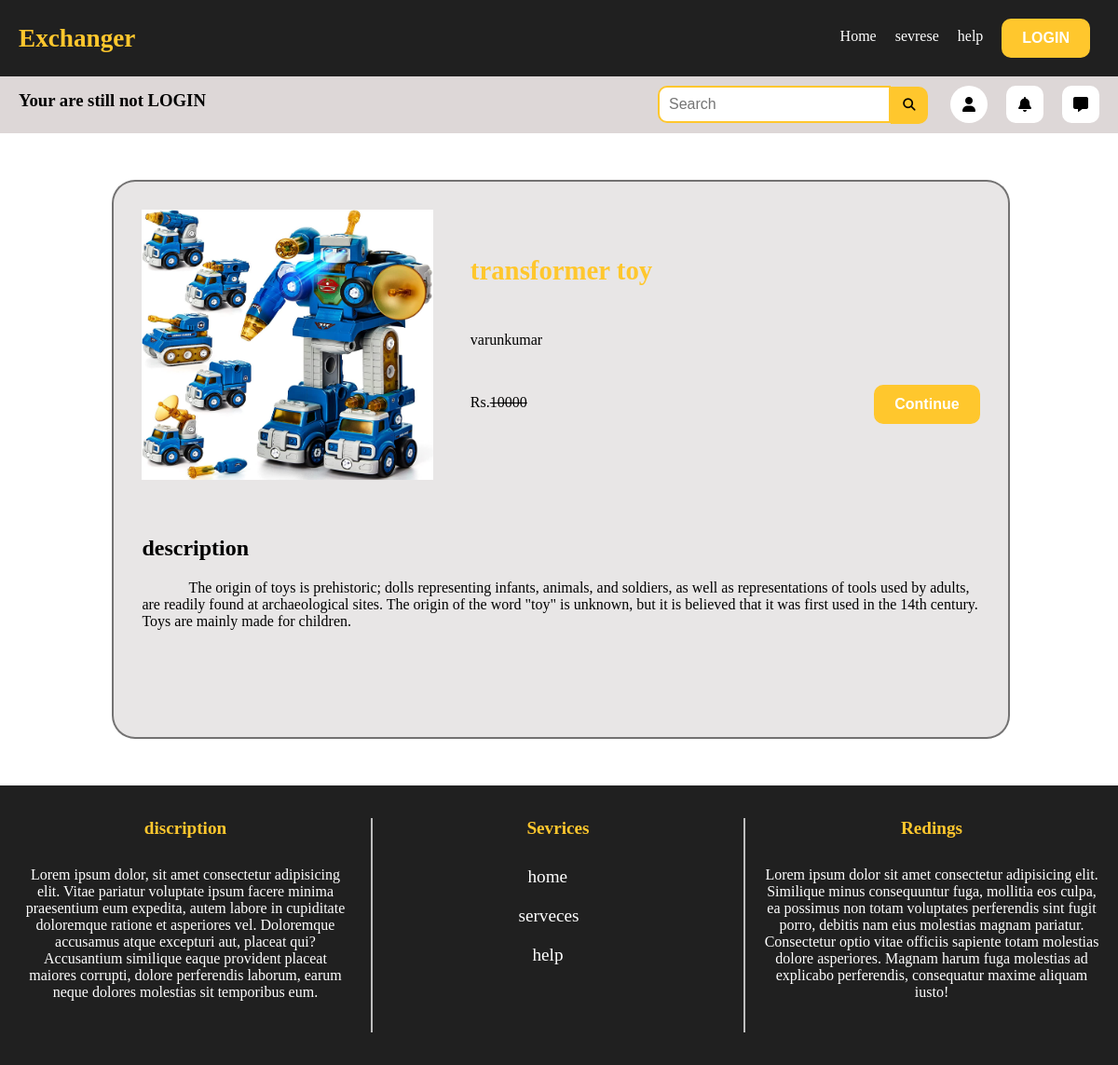
/product_details/6, run on the app's committed database.
### Exchenger/models.py (models this page shows, shortened)
class prodect(models.Model):
    codegery_type = models.ForeignKey(codegery,on_delete=models.CASCADE)
    Prodect_oner = models.ForeignKey(User,on_delete=models.CASCADE)
    name = models.CharField(max_length=50)
    price = models.IntegerField(default=None)
    description = models.TextField(max_length=500)
    prodect_image = models.ImageField(upload_to=getfilename, null = True, blank=True)
    more_prodect_image = models.ImageField(upload_to=getfilename, null = True, blank=True)
    Uploadet_at = models.DateTimeField(auto_now_add=True)

### Exchenger/views.py (the view)
# urls.py: path('product_details/<id>', views.product_details, name = 'product_details'),
def product_details(request, id):
    product = prodect.objects.get(id = id)
    return render(request ,'Exchenger/product_details.html', {'product' : product})

### templates/Exchenger/product_details.html (shortened to what this page needs)
{%extends 'Exchenger/base.html'%}
{%load static%}
{%block link%}
    <link rel="stylesheet" href="{%static 'css/product_details1.css'%}">
{%endblock%}
{%block content%}
    <div class="container">
        <div class="product_detail_box">
            <div class="details">
                <div class="img">
                    <img src="{{product.prodect_image.url}}" alt="">
                </div>
                <div class="product_details">
                        <h2>{{product.name}}</h2>
                        <p>{{product.Prodect_oner}}</p>
                        <div class="price">
                            <p>Rs.<s>{{product.price}}</s></p>
                            <a href="#"><button class="BTN">Continue</button></a>
                        </div>
                </div>
            </div>
            <div class="description">
                <h2>description</h2>
                <p>{{product.description}}</p>
            </div>
        </div>
    </div>
{%endblock%}

### static/css/bass4.css (style rules this page uses)
* { padding: 0; margin: 0; box-sizing: border-box; }
a { text-decoration: none; }
body { width: 100vw; min-height: 100vh; }
.BTN { background-color: #ffc72d; color: #FFF; outline: none; border: none; padding: 10px 20px; border-radius: 10px; font-size: 1rem; font-weight: bold; position: relative; bottom: 10px; border: 2px solid #ffc72d; transition: .3s linear all; }

### static/css/product_details1.css (style rules this page uses)
.container { width: 100%; height: 100%; display: grid; place-items: center; margin: 50px 0; }
.product_detail_box { width: 80%; min-height: 600px; border: 2px solid rgba(0, 0, 0, .5); border-radius: 25px; background-color: #e8e6e6; }
.details { width: 100%; height: 350px; padding: 30px; display: flex; flex-direction: row; gap: 40px; }
.description { width: 100%; min-height: 100px; padding: 30px; }
.img { height: 100%; width: 400px; }
.img img { height: 100%; width: 100%; }
.product_details { height: 100%; width: 700px; display: flex; flex-direction: column; justify-content: space-evenly; }
.product_details h2 { color: #ffc72d; font-weight: bold; font-size: 1.8rem; }
.price { display: flex; flex-direction: row; justify-content: space-between; }
.description h2 { margin-bottom: 20px; }
.description p { text-indent: 50px; }

### data on the page
prodect: prodect_image (picture), name "transformer toy", Prodect_oner "varunkumar", price "10000", description "The origin of toys is prehistoric; dolls representing infants, animals, and soldiers, as well as representations of tools used by adults, are readily found at archaeological sites. The origin of the word \"toy\" is unknown, but it is believed that it was first used in the 14th century. Toys are mainly made for children."
